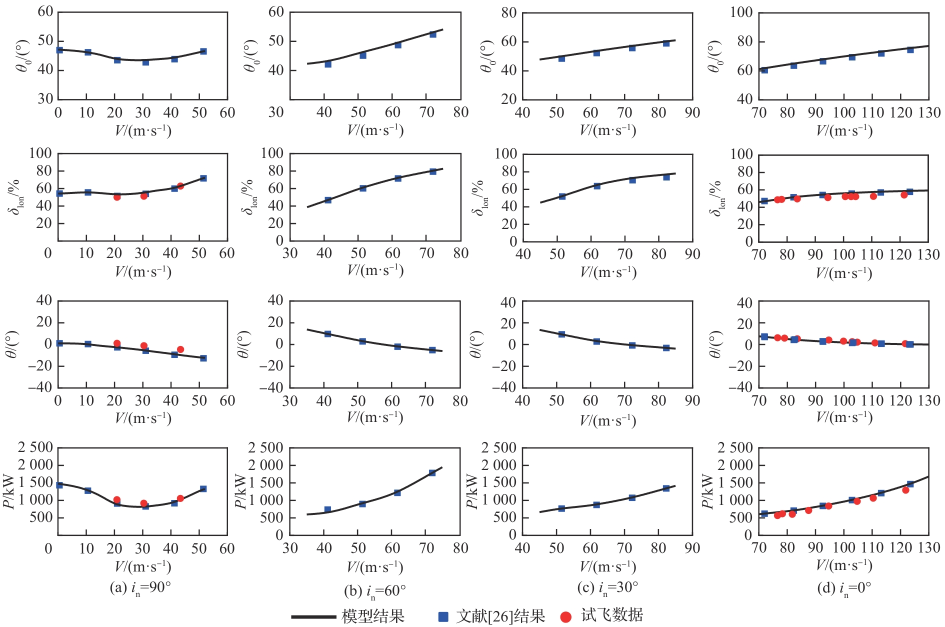
#> input picture docs/validation/wang2025_digitization/source_images/F001.jpg, 1889 x 1254 px (shown at 1/2 size)
$ python digitize_wang2025_fig1a_v2.py --source ../docs/validation/wang2025_digitization/source_images/F001.jpg --out out.png
#> lines starting #> are read from the running program, lines starting #| are printed output that depends on the picture
"""Targeted Figure 1(a) re-digitization from Wang et al. (2025) F001.

This reads only the 90 deg nacelle column. Marker centers are chart data;
black pixels are a visualization curve, never independent experiments.
No model output is used to choose source points. Old digitizations are kept.
"""
import argparse
import csv
import hashlib
import json
from pathlib import Path

import numpy as np
from PIL import Image, ImageDraw


AXES = [
    dict(row=0, variable="theta0", unit="deg", x0=116, x1=455,
         y0=23, y1=198, xmin=0, xmax=60, ymin=30, ymax=60, band=[85, 145]),
    dict(row=1, variable="delta_lon", unit="percent", x0=116, x1=455,
         y0=306, y1=481, xmin=0, xmax=60, ymin=0, ymax=100, band=[335, 419]),
    dict(row=2, variable="theta", unit="deg", x0=116, x1=455,
         y0=601, y1=775, xmin=0, xmax=60, ymin=-40, ymax=40, band=[666, 735]),
    dict(row=3, variable="P", unit="kW", x0=116, x1=455,
         y0=895, y1=1070, xmin=0, xmax=60, ymin=0, ymax=2500, band=[947, 1040]),
]


def convert(a, x, y):
    return (a["xmin"] + (x-a["x0"])/(a["x1"]-a["x0"])*(a["xmax"]-a["xmin"]),
            a["ymax"] - (y-a["y0"])/(a["y1"]-a["y0"])*(a["ymax"]-a["ymin"]))


def write_csv(path, rows):
    with path.open("w", newline="", encoding="utf-8-sig") as f:
        w = csv.DictWriter(f, fieldnames=list(rows[0]))
        w.writeheader()
        w.writerows(rows)


def main():
    p = argparse.ArgumentParser()
    p.add_argument("--source", type=Path, required=True)
    p.add_argument("--out", type=Path, required=True)
    args = p.parse_args()
    args.out.mkdir(parents=True, exist_ok=True)
    source = Image.open(args.source).convert("RGB")
#> source is the input picture: PIL image 1889x1254 RGB; mean R, G, B 243, 242.7, 243
    if source.size != (1889, 1254):
        raise ValueError("Axis calibration is specific to the 1889 x 1254 F001 image")
    rgb = np.asarray(source).astype(int)
    r, g, b = rgb[:, :, 0], rgb[:, :, 1], rgb[:, :, 2]
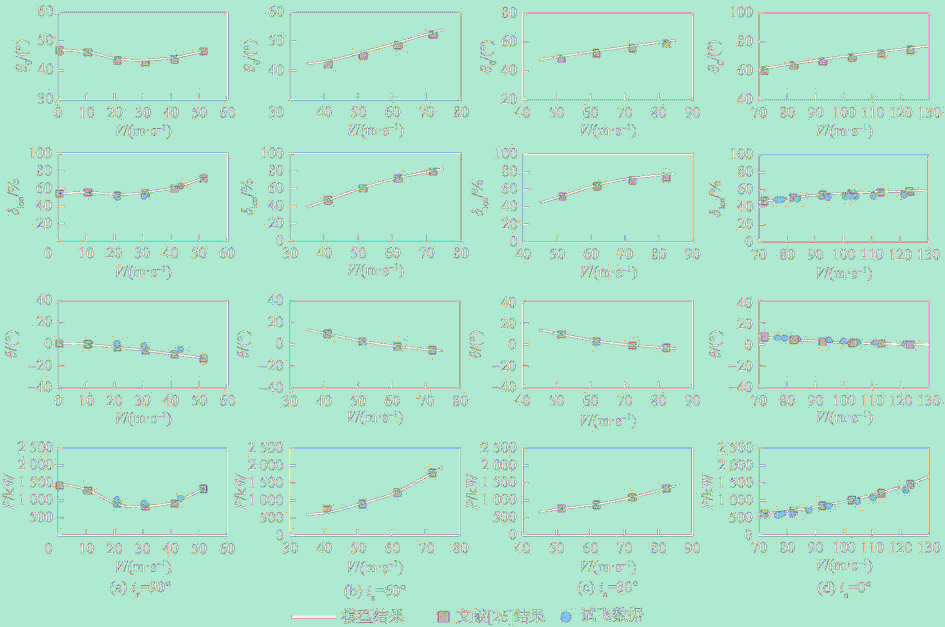
#> r: shape (1254, 1889) int64 (shown at 1/2 size); 232 distinct labels, from 23 to 255; one colour per label, 0 black
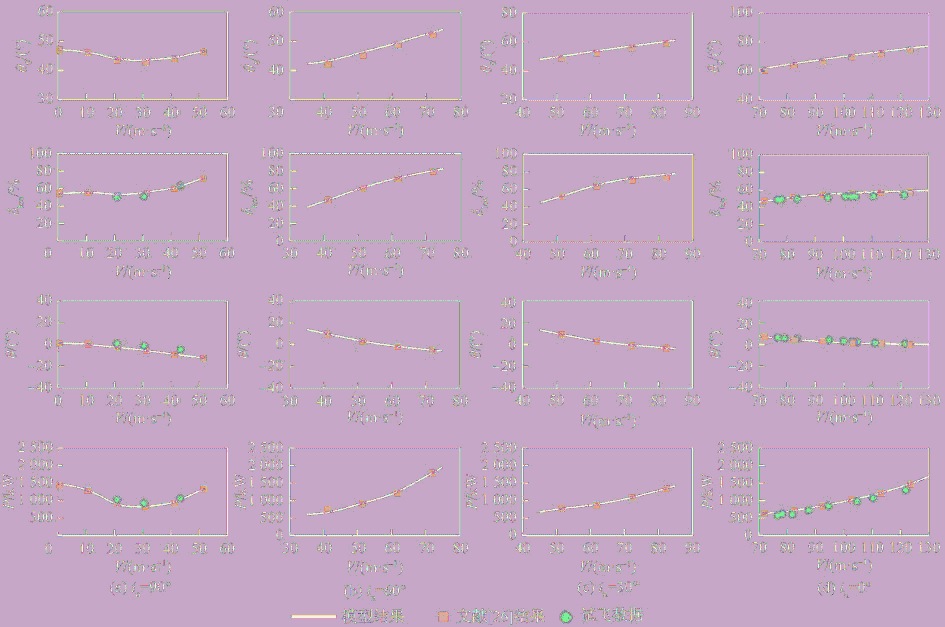
#> g: shape (1254, 1889) int64 (shown at 1/2 size); 235 distinct labels, from 21 to 255; one colour per label, 0 black
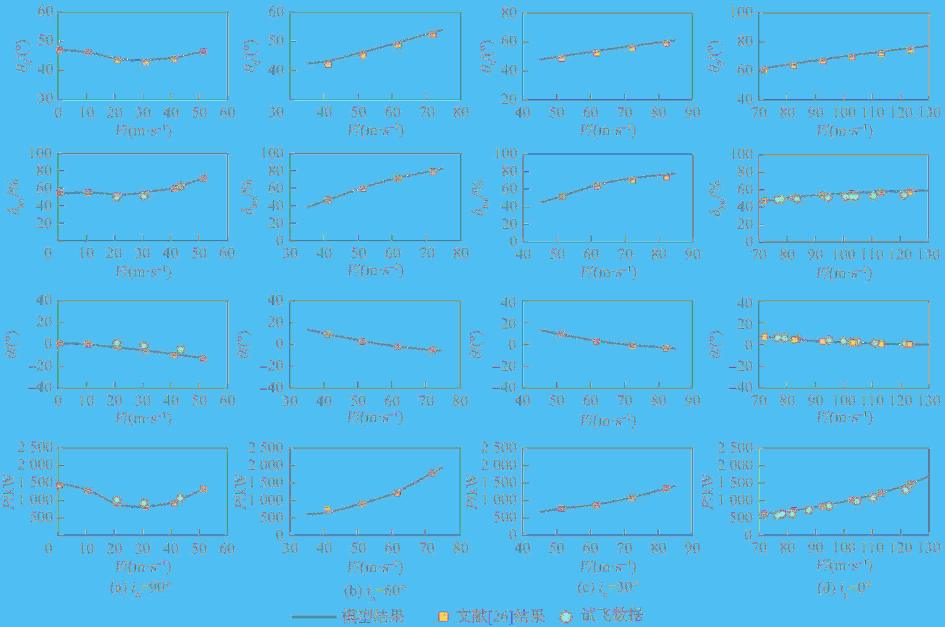
#> b: shape (1254, 1889) int64 (shown at 1/2 size); 236 distinct labels, from 20 to 255; one colour per label, 0 black
    colors = {
        "blue_literature": (b-r > 35) & (b-g > 8) & (b > 90) & (r < 150),
        "red_flight": (r-g > 65) & (r-b > 55) & (r > 160) & (g < 160),
    }
    dark = (rgb.max(2) < 105) & ((rgb.max(2)-rgb.min(2)) < 20)
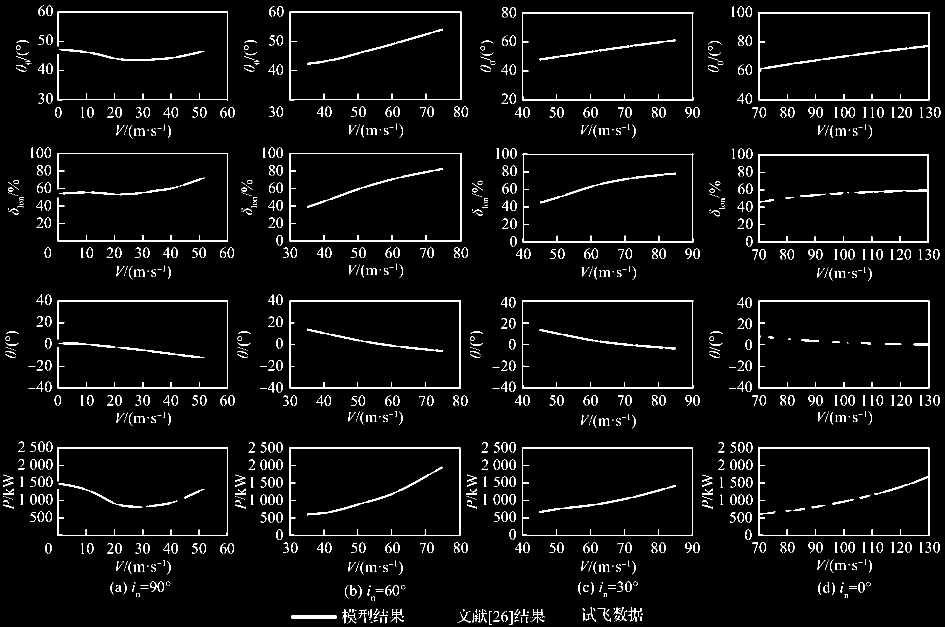
#> dark: shape (1254, 1889) bool (shown at 1/2 size); 4.2% white in thin lines or dots
    points = []
    bbox_rows = []
    for a in AXES:
        for series, color_mask in colors.items():
            # Include the part of the boundary marker protruding outside the frame.
            top, left = a["y0"]+3, 110
            mask = color_mask[top:a["y1"]-3, left:456]
            active_cols = np.flatnonzero(mask.sum(0))
            groups = np.split(active_cols, np.flatnonzero(np.diff(active_cols) > 3)+1)
            for group in groups:
                if len(group) == 0:
                    continue
                ys, xs = np.nonzero(mask[:, group.min():group.max()+1])
                if len(xs) < 15:
                    continue
                xs = xs + group.min()+left
                ys = ys + top
                box = [int(xs.min()), int(ys.min()), int(xs.max()), int(ys.max())]
                xp, yp = (box[0]+box[2])/2, (box[1]+box[3])/2
                note = "visible_color_bbox_center; fragments_at_same_x_merged"
                unc_y = 1.5
                # Three square tops are hidden by black/red ink. The visible
                # bottom edge and 13 px square width bound the center. This
                # limited reconstruction is disclosed with 3 px uncertainty.
                if series == "blue_literature" and (
                    (a["row"] == 0 and 280 < xp < 300) or
                    (a["row"] in (2, 3) and 225 < xp < 245)
                ):
                    yp = box[3] - (box[2]-box[0])/2
                    unc_y = 3.0
                    note = "partly_occluded_square; center_from_visible_bottom_and_square_width"
                if series == "red_flight" and a["row"] == 1:
                    unc_y = 2.5  # black curve clips the red disk; retain the wider bound
                    note += "; partly_occluded_by_black_curve"
                xv, yv = convert(a, xp, yp)
                row = dict(figure=1, panel=0, row=a["row"], series=series,
                           x_value=xv, y_value=yv, variable=a["variable"],
                           x_unit="m/s", y_unit=a["unit"], x_pixel=xp, y_pixel=yp,
                           data_role="visible_published_marker", x_uncertainty=1.5*60/339,
                           y_uncertainty=unc_y*(a["ymax"]-a["ymin"])/(a["y1"]-a["y0"]),
                           uncertainty_role="reading_bound_not_statistical_CI",
                           note=note, source_image="F001.jpg", digitization_version="FIG1A_V2",
                           segment_id="")
                points.append(row)
                bbox_rows.append((a["row"], series, box, xp, yp))
        # Trace only observed achromatic pixels in the curve band, excluding axes.
        previous_x, segment_id = None, 0
        # Left-axis ticks intrude to x~127. A wider guard avoids treating the
        # 40 deg/0 deg/1000 kW tick as the model curve. No missing segment is filled.
        for xp in range(133, 450):
            ys = np.flatnonzero(dark[a["band"][0]:a["band"][1]+1, xp])+a["band"][0]
            if not len(ys):
                continue
            if previous_x is None or xp != previous_x+1:
                segment_id += 1
            previous_x = xp
            yp = float(np.median(ys))
            xv, yv = convert(a, xp, yp)
            points.append(dict(figure=1, panel=0, row=a["row"], series="black_model",
                               x_value=xv, y_value=yv, variable=a["variable"],
                               x_unit="m/s", y_unit=a["unit"], x_pixel=xp, y_pixel=yp,
                               data_role="observed_curve_pixel_not_independent_sample",
                               x_uncertainty=1.5*60/339,
                               y_uncertainty=1.5*(a["ymax"]-a["ymin"])/(a["y1"]-a["y0"]),
                               uncertainty_role="reading_bound_not_statistical_CI",
                               note="median_achromatic_curve_pixels; no_interpolation",
                               source_image="F001.jpg", digitization_version="FIG1A_V2",
                               segment_id=segment_id))
#> after the loop, bbox_rows = 32 items; points = 1108 items
    points.sort(key=lambda q: (q["row"], q["series"], q["x_value"]))
    markers = [x for x in points if x["series"] != "black_model"]
#> markers = 32 items
    trace = [x for x in points if x["series"] == "black_model"]
#> trace = 1076 items
    write_csv(args.out/"FIG1a_digitized_points_v2.csv", points)
    write_csv(args.out/"FIG1a_markers_v2.csv", markers)
    write_csv(args.out/"FIG1a_model_trace_v2.csv", trace)
    expected_counts = {0: {"blue_literature": 6, "red_flight": 0},
                       1: {"blue_literature": 5, "red_flight": 3},
                       2: {"blue_literature": 6, "red_flight": 3},
                       3: {"blue_literature": 6, "red_flight": 3}}
    counts = {i: {s: sum(x["row"] == i and x["series"] == s for x in markers)
                  for s in colors} for i in range(4)}
#> counts = 4 items
    if counts != expected_counts:
        raise AssertionError(("Unexpected marker count", counts))
    qa = source.crop((0, 0, 465, 1205)).copy()
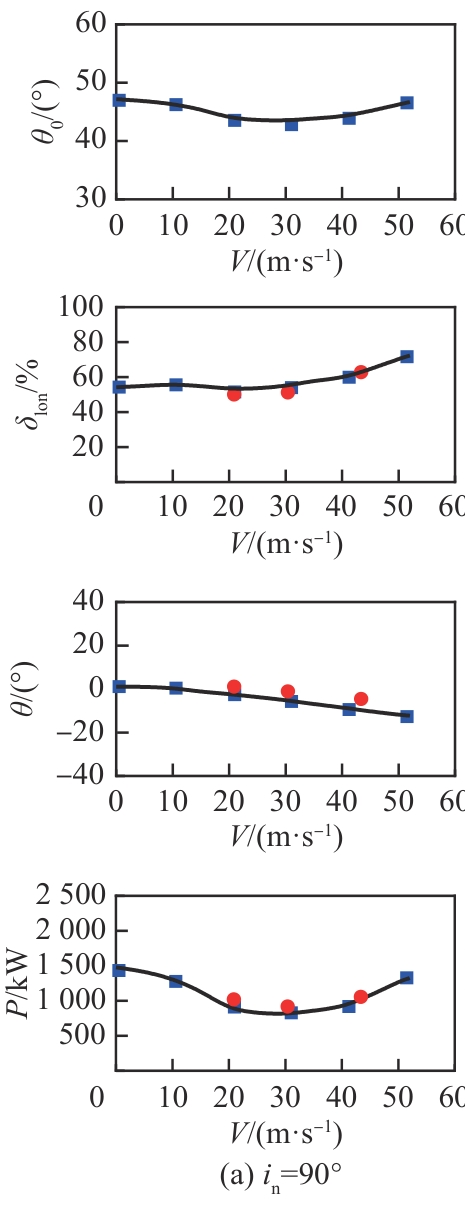
#> qa: PIL image 465x1205 RGB; mean R, G, B 242.8, 242.5, 242.9
    draw = ImageDraw.Draw(qa)
    for a in AXES:
        draw.rectangle((a["x0"], a["y0"], a["x1"], a["y1"]), outline="lime", width=1)
    for rr, ss, box, xp, yp in bbox_rows:
        draw.rectangle(box, outline="cyan" if ss == "blue_literature" else "magenta", width=1)
        draw.line((xp-3, yp, xp+3, yp), fill="yellow", width=1)
        draw.line((xp, yp-3, xp, yp+3), fill="yellow", width=1)
#> this loop made 32 passes
#> (rr, ss, box, xp, yp) on passes 1 to 12: (0, 'blue_literature', [113, 93, 125, 107], 119, 100), (0, 'blue_literature', [169, 98, 182, 110], 175.5, 104), (0, 'blue_literature', [228, 114, 240, 126], 234, 120), (0, 'blue_literature', [285, 122, 297, 130], 291, 124), (0, 'blue_literature', [343, 112, 355, 124], 349, 118), (0, 'blue_literature', [400, 96, 413, 108], 406.5, 102), (1, 'blue_literature', [113, 380, 125, 393], 119, 386.5), (1, 'blue_literature', [169, 378, 182, 390], 175.5, 384), (1, 'blue_literature', [285, 381, 297, 393], 291, 387), (1, 'blue_literature', [343, 371, 355, 383], 349, 377), (1, 'blue_literature', [400, 350, 413, 362], 406.5, 356), (1, 'red_flight', [227, 391, 241, 401], 234, 396)
    qa.save(args.out/"FIG1a_pixel_QA_v2.png")
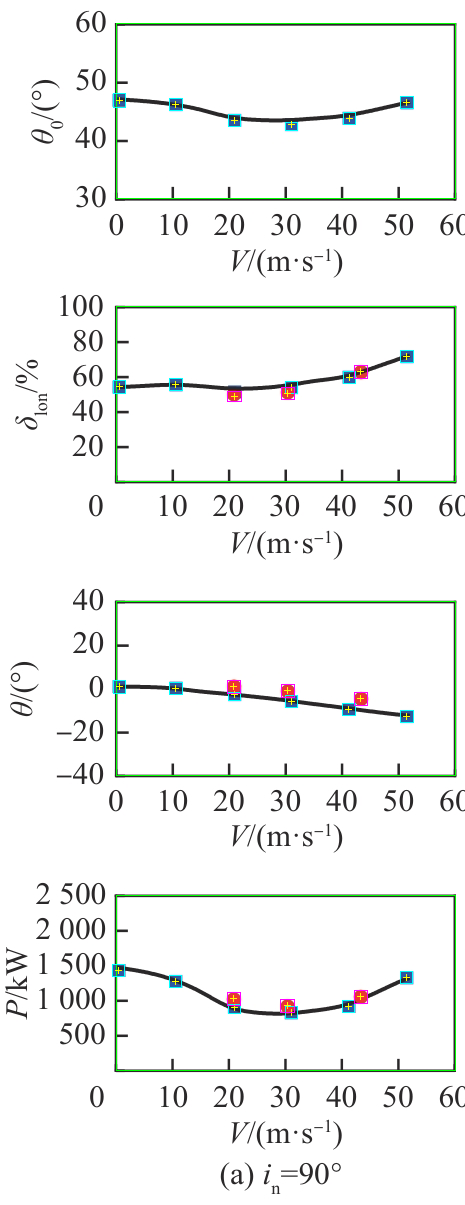
#> saved as FIG1a_pixel_QA_v2.png: PIL image 465x1205 RGB; mean R, G, B 242.5, 244.3, 242.8
    trace_qa = source.crop((0, 0, 465, 1205)).copy()
    draw = ImageDraw.Draw(trace_qa)
    for point in trace:
        xx, yy = point["x_pixel"], point["y_pixel"]
        draw.ellipse((xx-1, yy-1, xx+1, yy+1), fill="cyan")
#> this loop made 1076 passes
#> yy on passes 1 to 3: 99.5, 100, 100
    trace_qa.save(args.out/"FIG1a_black_trace_QA_v2.png")
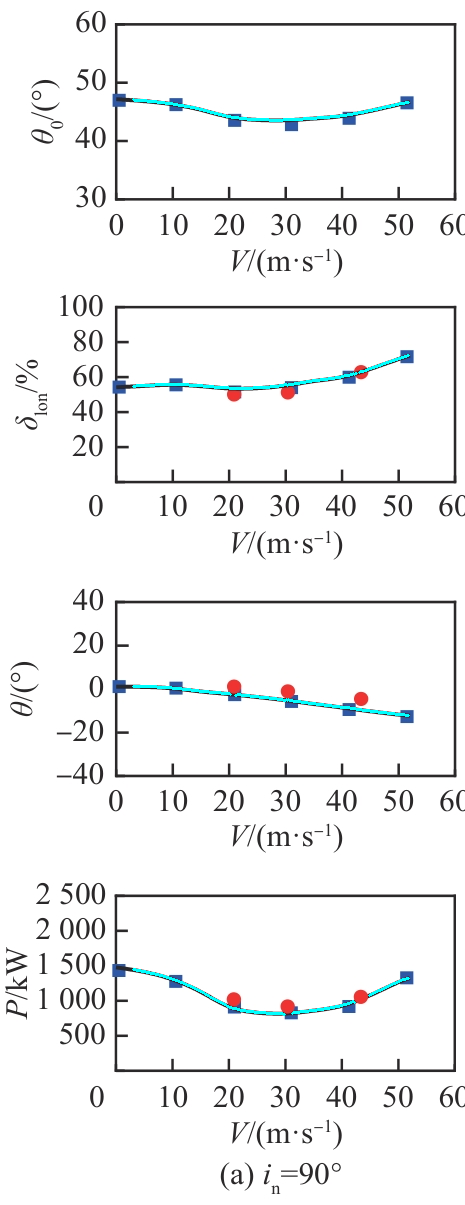
#> saved as FIG1a_black_trace_QA_v2.png: PIL image 465x1205 RGB; mean R, G, B 242.6, 243.7, 244.1
    source.save(args.out/"F001_source.png")
    source.crop((0, 0, 465, 1205)).save(args.out/"FIG1a_source_column.png")
    metadata = dict(version="FIG1A_V2", source=str(args.source),
                    source_sha256=hashlib.sha256(args.source.read_bytes()).hexdigest(),
                    source_size_px=list(source.size), axes=AXES, counts=counts,
                    trace_rows=len(trace), corrected_scope="Figure 1(a), nacelle 90 deg, four rows",
                    hidden_markers=["delta_lon blue marker near 20.9 m/s is obscured; omitted"],
                    source_roles={"blue_literature": "Wang Figure 1 literature[26] (CR166537)",
                                  "red_flight": "published flight marker, original raw record not available",
                                  "black_model": "Wang model curve pixel trajectory"},
                    qualifications=["No model predictions used for extraction or selection",
                                    "Pixel traces are correlated visualization samples, not experiments",
                                    "x<=132 px excluded from black trace to remove axis ticks; gaps not filled",
                                    "Reading bounds are not statistical confidence intervals",
                                    "theta0 station and delta_lon percent mapping remain separate definition audits",
                                    "No unseen/fully occluded blue or red marker is invented",
                                    "Old FIG1 digitization remains unchanged"])
#> metadata = 11 items
    (args.out/"FIG1a_axes_and_provenance_v2.json").write_text(
        json.dumps(metadata, ensure_ascii=False, indent=2), encoding="utf-8")
    note = """# 王梓旭图1(a)定向数字化修订 V2

仅重取直升机构型90°的四行。源图为1889×1254的期刊F001，轴框和源SHA见JSON。
旧文件保留；`work/wang_F001.jpg`是HTML错误响应，不作为源图。

旧CSV存在轴标定偏差；对蓝方块只识别一块可见颜色碎片，也会产生中心偏差。
V2先按同一x位置合并可见颜色碎片，再取标记外框中心。三个蓝方块上部被线/红点遮挡，
用可见底边和方块宽度约束中心，标记为部分遮挡，并将读图范围放宽为±3像素。
第二行约20.9m/s的蓝点完全无法独立分离，省略；不从模型或别处反算。
三行红点均保留约43.3m/s处，修复旧提取漏点。

数据列沿用row、series、x_value、y_value；row=0/1/2/3分别为θ0、纵向杆量、θ、P。
黑线每个可见像素列取中位深灰像素，作为可视化轨迹，绝不计为独立试验点。
黑轨迹排除x<=132像素的轴刻度区，故V<3.01m/s缺轨迹；不补造、不外推。segment_id遇缺列即断开。
仅蓝/红标记可用于图示点级配对；蓝是CR-166537模型参考，红是论文标为试飞的数据。
读图范围是像素和遮挡导致的保守界，不是统计置信区间。原CSV的十几位小数不代表该精度。

总距定义、杆位百分比的零点/方向以及功率统计对象必须另核；坐标一致不自动等于物理定义一致。
源图首列范围：V=0–60m/s；θ0=30–60°；δlon=0–100%；θ=−40–40°；P=0–2500kW。
"""
    (args.out/"FIG1a_DIGITIZATION_NOTE_v2.md").write_text(note, encoding="utf-8")
    print(json.dumps(dict(marker_counts=counts, black_trace_rows=len(trace), out=str(args.out))))
#> (printed output is left out)


if __name__ == "__main__":
    main()
